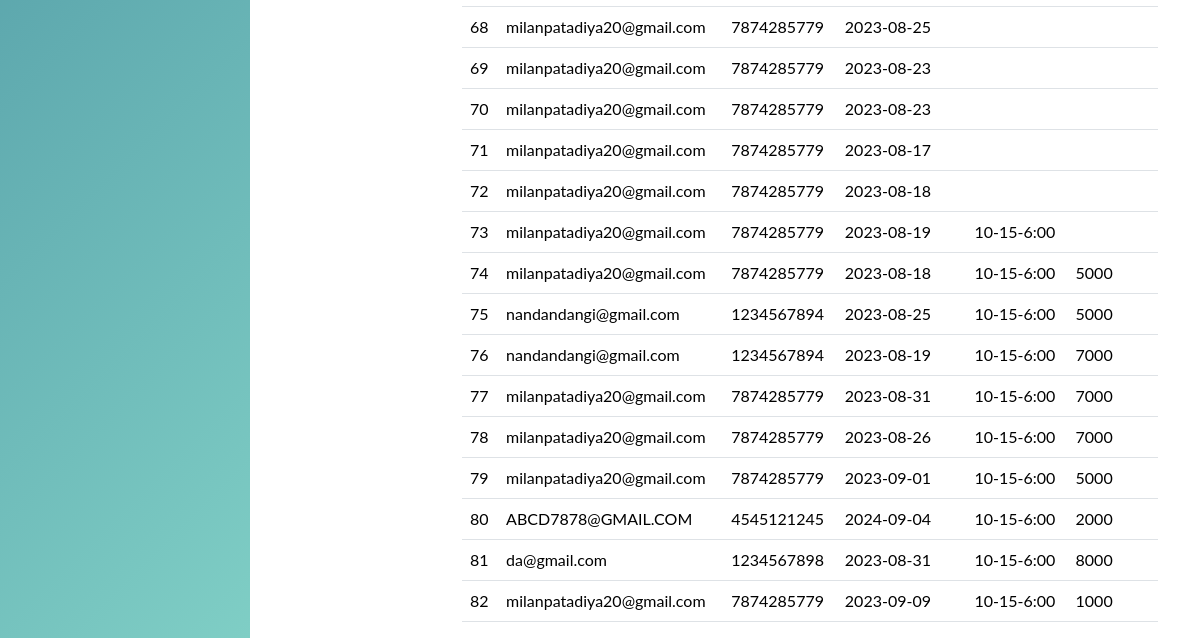
Before: /booking_view.php (lower part) with the older database file.
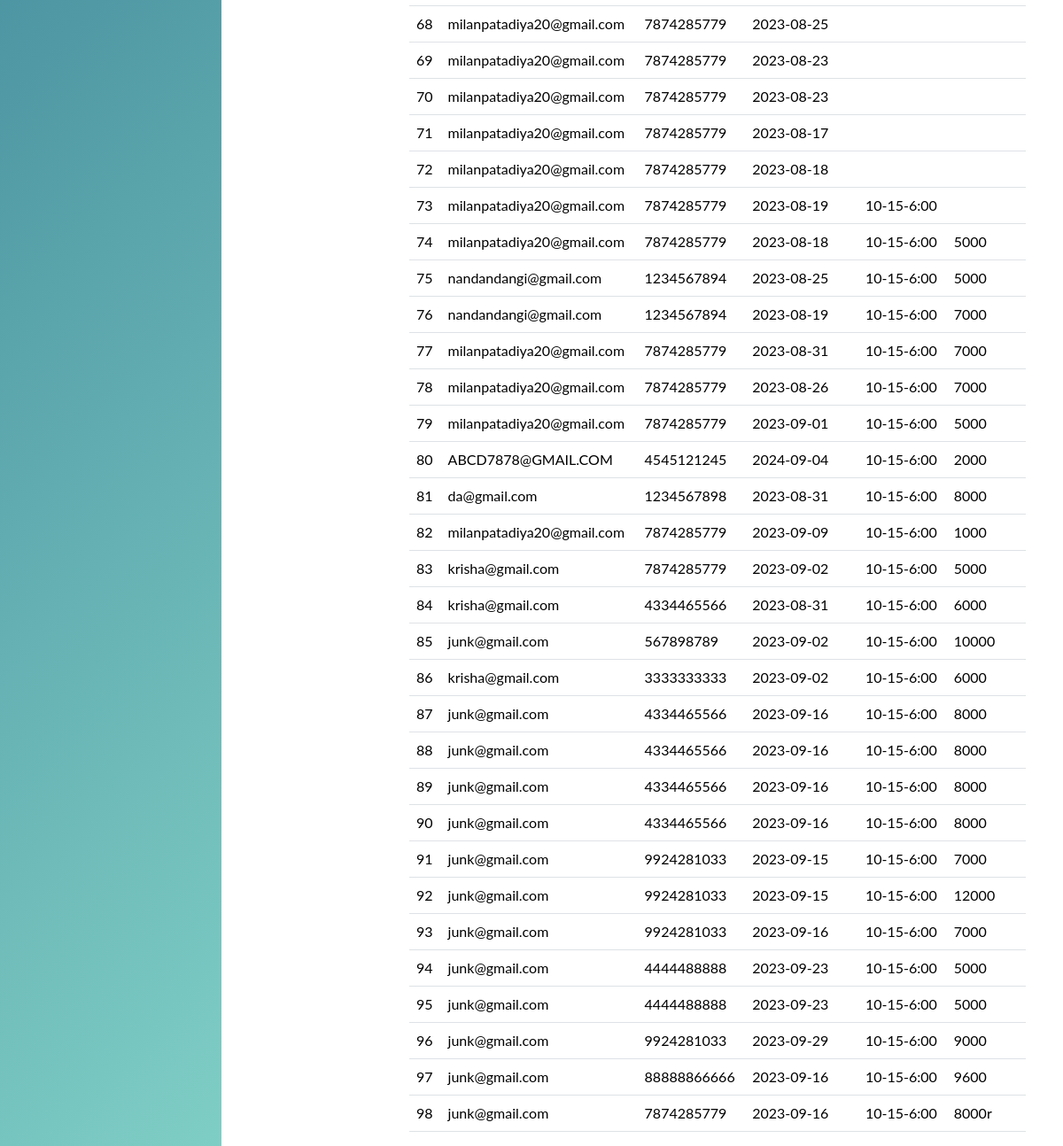
After: the same page with the newer database file.
### tables this page shows
CREATE TABLE IF NOT EXISTS `booking` (
  `id` int(11) NOT NULL AUTO_INCREMENT,
  `fullname` varchar(50) NOT NULL,
  `EmailId` varchar(100) NOT NULL,
  `PhoneNo` varchar(20) NOT NULL,
  `DateofBooking` date NOT NULL,
  `TimeSlab` varchar(11) NOT NULL,
  `TotalPrice` varchar(255) NOT NULL,
  PRIMARY KEY (`id`)
);

### booking_view.php (the view, shortened to what this page needs)
<?php include("connection.php");
include 'admin.php';?>
<?php
  $sql="SELECT * FROM booking";
  $result=mysqli_query($conn,$sql);
?>
<!DOCTYPE html>
<html lang="en">
<head>
</head>
<body>
<div class="container">
<table class="table">
    <?php
                while($info=$result->fetch_assoc())
                {
                ?>
    <tr>
    <td class="table-td">
        <?php echo "{$info['id']}";?>
        </td>
        <td class="table-td">
        <?php echo "{$info['EmailId']}";?>
        </td>
        <td class="table-td">
        <?php echo "{$info['PhoneNo']}";?>
        </td>
        <td class="table-td">
        <?php echo "{$info['DateofBooking']}";?>
        </td>
        <td class="table-td">
        <?php echo "{$info['TimeSlab']}";?>
        </td>
        <td class="table-td">
        <?php echo "{$info['TotalPrice']}";?>
        </td>
    </tr>
    <?php
    }
    ?>
</table>
</div>
    </body>
</html>

Changed rows visible on the page:
added booking: id "83", EmailId "krisha@gmail.com", PhoneNo "7874285779", DateofBooking "2023-09-02", TimeSlab "10-15-6:00", TotalPrice "5000"
added booking: id "84", EmailId "krisha@gmail.com", PhoneNo "4334465566", DateofBooking "2023-08-31", TimeSlab "10-15-6:00", TotalPrice "6000"
added booking: id "85", EmailId "junk@gmail.com", PhoneNo "567898789", DateofBooking "2023-09-02", TimeSlab "10-15-6:00", TotalPrice "10000"
added booking: id "86", EmailId "krisha@gmail.com", PhoneNo "3333333333", DateofBooking "2023-09-02", TimeSlab "10-15-6:00", TotalPrice "6000"
added booking: id "87", EmailId "junk@gmail.com", PhoneNo "4334465566", DateofBooking "2023-09-16", TimeSlab "10-15-6:00", TotalPrice "8000"
added booking: id "88", EmailId "junk@gmail.com", PhoneNo "4334465566", DateofBooking "2023-09-16", TimeSlab "10-15-6:00", TotalPrice "8000"
added booking: id "89", EmailId "junk@gmail.com", PhoneNo "4334465566", DateofBooking "2023-09-16", TimeSlab "10-15-6:00", TotalPrice "8000"
added booking: id "90", EmailId "junk@gmail.com", PhoneNo "4334465566", DateofBooking "2023-09-16", TimeSlab "10-15-6:00", TotalPrice "8000"
added booking: id "91", EmailId "junk@gmail.com", PhoneNo "9924281033", DateofBooking "2023-09-15", TimeSlab "10-15-6:00", TotalPrice "7000"
added booking: id "92", EmailId "junk@gmail.com", PhoneNo "9924281033", DateofBooking "2023-09-15", TimeSlab "10-15-6:00", TotalPrice "12000"
added booking: id "93", EmailId "junk@gmail.com", PhoneNo "9924281033", DateofBooking "2023-09-16", TimeSlab "10-15-6:00", TotalPrice "7000"
added booking: id "94", EmailId "junk@gmail.com", PhoneNo "4444488888", DateofBooking "2023-09-23", TimeSlab "10-15-6:00", TotalPrice "5000"
added booking: id "95", EmailId "junk@gmail.com", PhoneNo "4444488888", DateofBooking "2023-09-23", TimeSlab "10-15-6:00", TotalPrice "5000"
added booking: id "96", EmailId "junk@gmail.com", PhoneNo "9924281033", DateofBooking "2023-09-29", TimeSlab "10-15-6:00", TotalPrice "9000"
added booking: id "97", EmailId "junk@gmail.com", PhoneNo "88888866666", DateofBooking "2023-09-16", TimeSlab "10-15-6:00", TotalPrice "9600"
added booking: id "98", EmailId "junk@gmail.com", PhoneNo "7874285779", DateofBooking "2023-09-16", TimeSlab "10-15-6:00", TotalPrice "8000r"
